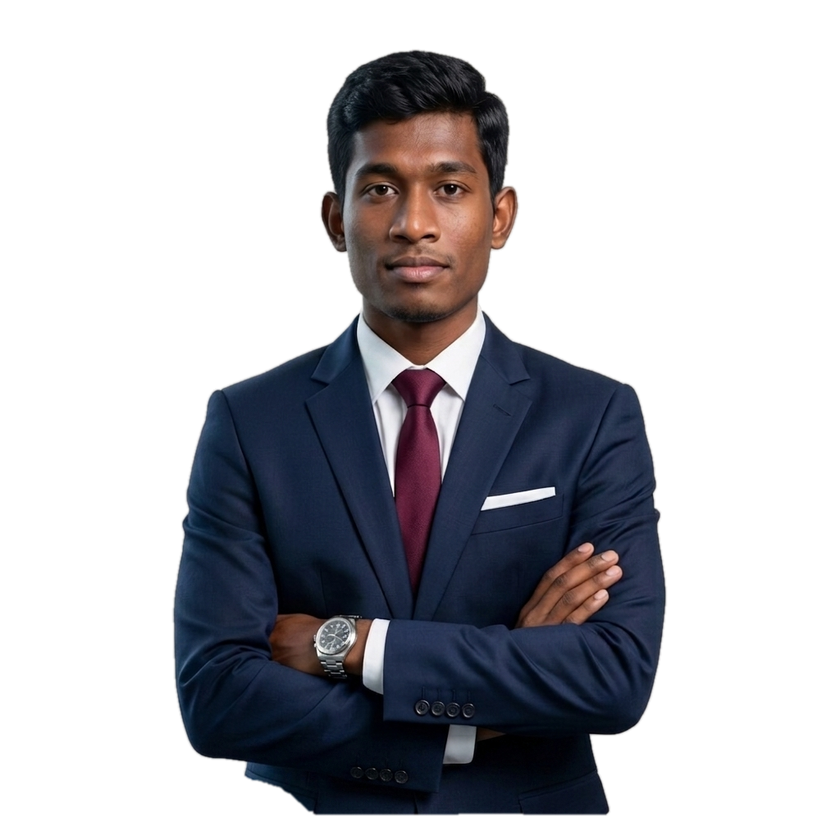
#> input picture akif-no-bg.png, 840 x 840 px, shrunk from 1024 x 1024 before the run, found by its file name
$ python make_photo_favicon.py
#> lines starting #> are read from the running program, lines starting #| are printed output that depends on the picture
from pathlib import Path

from PIL import Image, ImageOps, ImageDraw


source = Path(r'c:\Users\Akif Mohamed\OneDrive\Documents\portfolio\draft\akif-no-bg.png')
output = Path(r'c:\Users\Akif Mohamed\OneDrive\Documents\portfolio\draft\favicon-photo.png')

image = Image.open(source).convert('RGBA')
#> image is the input picture: PIL image 840x840 RGBA; mean R, G, B, A 18.5, 18.4, 23, 90.5
size = 128

fitted = ImageOps.fit(image, (size, size), method=Image.Resampling.LANCZOS, centering=(0.5, 0.35))
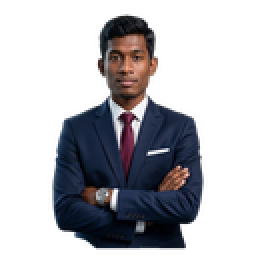
#> fitted: PIL image 128x128 RGBA (shown 2 times larger); mean R, G, B, A 20.2, 20.2, 25, 90.5; transparent parts drawn white

mask = Image.new('L', (size, size), 0)
#> mask: PIL image 128x128 L; every value is 0
draw = ImageDraw.Draw(mask)
draw.ellipse((0, 0, size - 1, size - 1), fill=255)

circle = Image.new('RGBA', (size, size), (0, 0, 0, 0))
#> circle: PIL image 128x128 RGBA; every value is 0
circle.paste(fitted, (0, 0), mask)
circle.save(output)

print(output)

$ run again, with 1781110253267.png copied over akif-no-bg.png
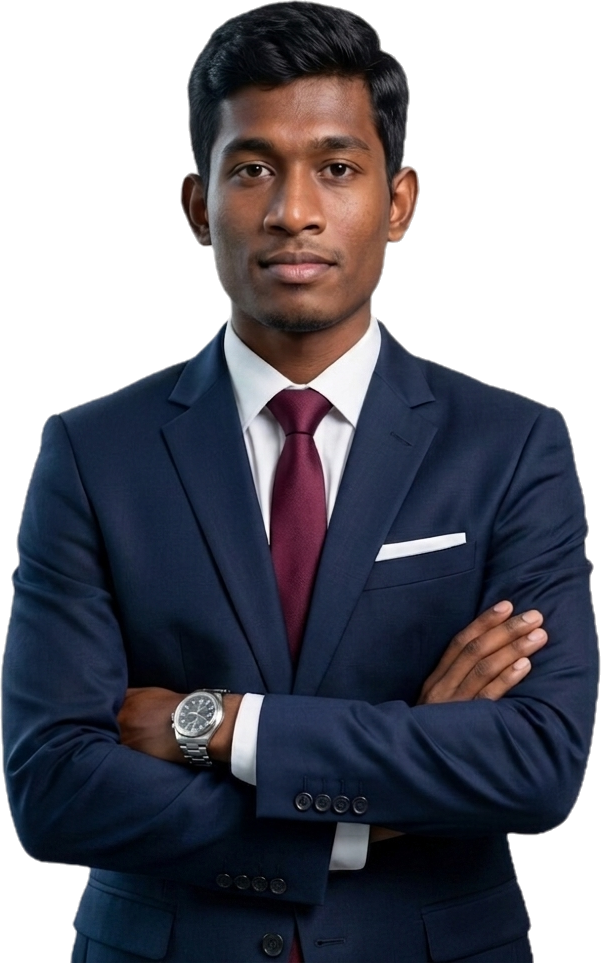
#> input picture 1781110253267.png, 602 x 963 px, found by its file name
#> image is the input picture: PIL image 602x963 RGBA; mean R, G, B, A 32.3, 32.5, 41.2, 170
#> `fitted = ImageOps.fit(image, (size, size), method=Image.Resampling.LAN..`:
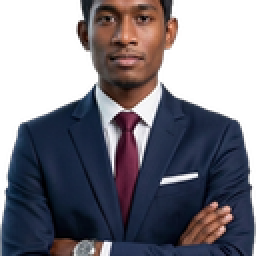
#> fitted: PIL image 128x128 RGBA (shown 2 times larger); mean R, G, B, A 43.3, 41.4, 50.7, 172; transparent parts drawn white
#> mask: PIL image 128x128 L; every value is 0
#> `circle.paste(fitted, (0, 0), mask)`:
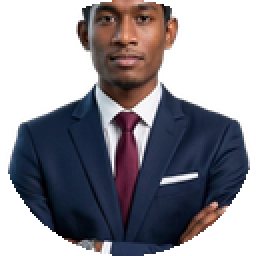
#> circle: PIL image 128x128 RGBA (shown 2 times larger); mean R, G, B, A 37.7, 35.6, 43.2, 146.8; transparent parts drawn white
